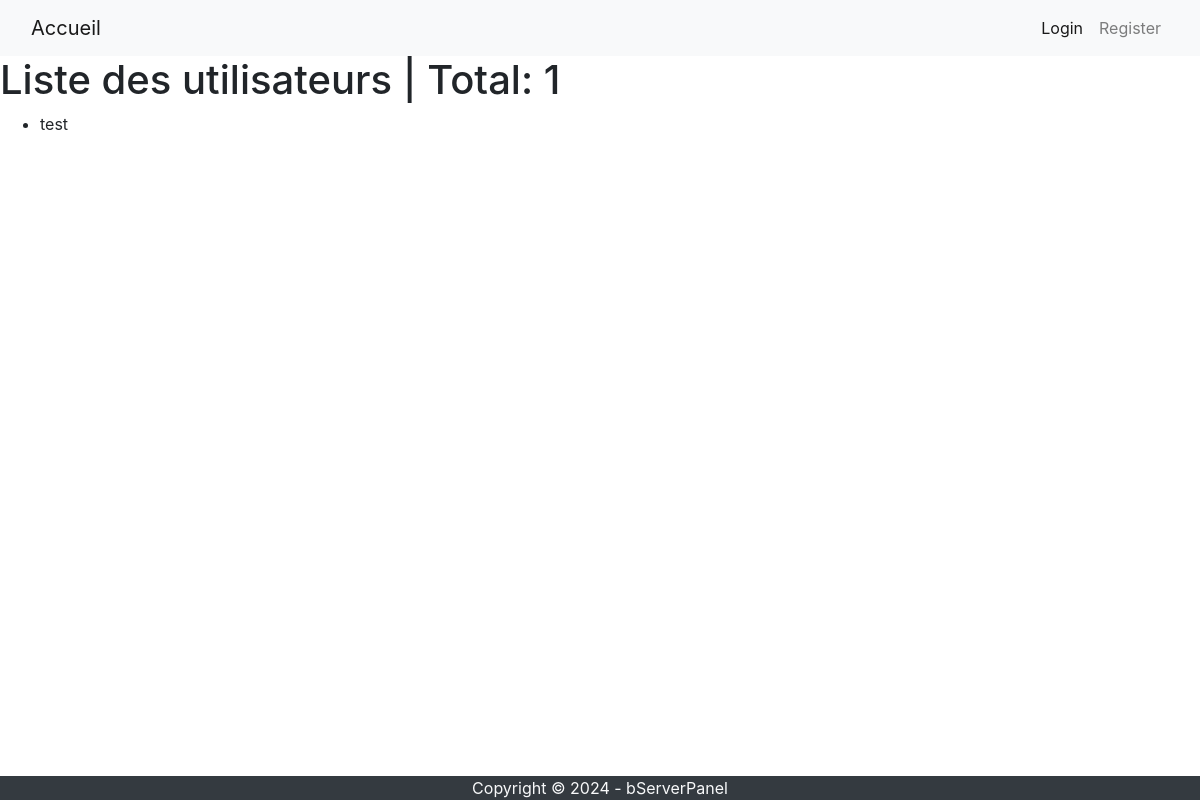
Page /users/list/ on the earlier database version.
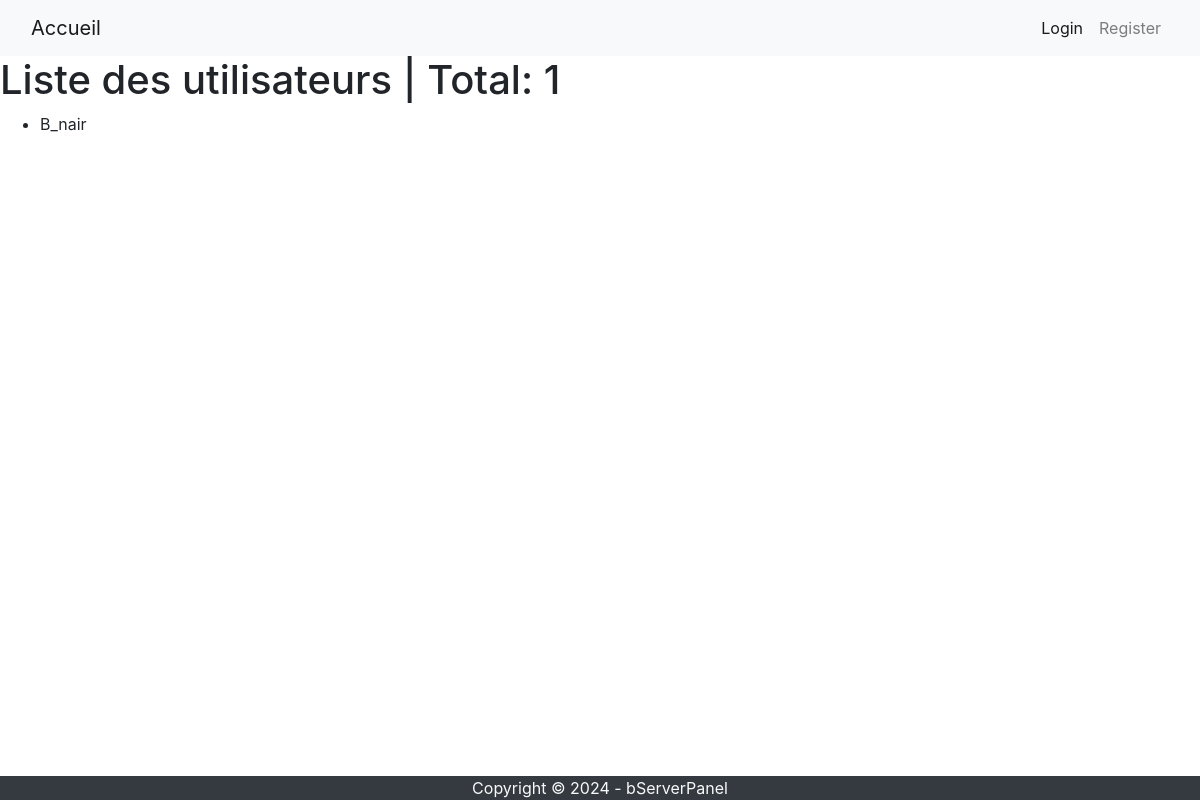
Same page on the later database version.
### accounts/models.py (models this page shows)
class PanelUser(models.Model):
    rank = models.ForeignKey(Rank, on_delete=models.SET_NULL, null=True)
    balance = models.DecimalField(max_digits=10, decimal_places=2, default=0)
    server_count = models.IntegerField(default=0)
    user = models.OneToOneField('auth.User', on_delete=models.CASCADE, null=True)
    def __str__(self):
        return f"{self.user}"

### accounts/views.py (the view)
# urls.py: path('list/', views.panel_user_list, name='user-list'),
def panel_user_list(request):
    return render(request, 'user-list.html', {'users': PanelUser.objects.all()})

### accounts/templates/user-list.html (shortened to what this page needs)
{% extends 'base.html' %}
{% block content %}
  <h1>Liste des utilisateurs | Total: {{ users.count }}</h1>
  <ul>
    {% for user in users %}
      <li>{{ user }}</li>
    {% empty %}
      <p>Aucun utilisateur disponible.</p>
    {% endfor %}
  </ul>
{% endblock %}

### templates/base.html (shortened to what this page needs)
<html lang="en">
<head>
    <link rel="stylesheet" href="https://stackpath.bootstrapcdn.com/bootstrap/4.3.1/css/bootstrap.min.css">
</head>
<body>
    <nav class="navbar navbar-expand-lg navbar-light bg-light">
        <div class="container-fluid">
            <a class="navbar-brand" href="/">Accueil</a>
            <div class="collapse navbar-collapse" id="navbarNav">
                <ul class="navbar-nav ml-auto">
                    {% if not user.is_authenticated %}
                    <li class="nav-item">
                        <a class="nav-link active" aria-current="page" href="/users/login">Login</a>
                    </li>
                    <li class="nav-item">
                        <a class="nav-link" href="/users/register">Register</a>
                    </li>
                    {% endif %}
                </ul>
            </div>
        </div>
    </nav>
    {% block content %}
    {% endblock %}
    <footer class="fixed-bottom bg-dark text-light">
        <p class="text-center mb-0">Copyright &copy; 2024 - bServerPanel</p>
    </footer>
</body>

Differences in the rows shown:
removed PanelUser: user.username "test"
added PanelUser: user.username "B_nair"
